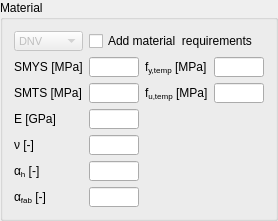
           <widget class="QGroupBox" name="groupBox_12">
            <property name="sizePolicy">
             <sizepolicy hsizetype="Preferred" vsizetype="Preferred">
              <horstretch>0</horstretch>
              <verstretch>0</verstretch>
             </sizepolicy>
            </property>
            <property name="minimumSize">
             <size>
              <width>0</width>
              <height>221</height>
             </size>
            </property>
            <property name="maximumSize">
             <size>
              <width>16777215</width>
              <height>221</height>
             </size>
            </property>
            <property name="font">
             <font>
              <family>Segoe UI</family>
              <pointsize>9</pointsize>
             </font>
            </property>
            <property name="title">
             <string>Material</string>
            </property>
            <property name="flat">
             <bool>true</bool>
            </property>
            <layout class="QGridLayout" name="gridLayout_9">
             <item row="0" column="0">
              <widget class="QComboBox" name="cmb_DNV_material_selection">
               <property name="enabled">
                <bool>false</bool>
               </property>
               <property name="font">
                <font>
                 <family>Segoe UI</family>
                 <pointsize>8</pointsize>
                </font>
               </property>
               <item>
                <property name="text">
                 <string>DNV</string>
                </property>
               </item>
               <item>
                <property name="text">
                 <string>450</string>
                </property>
               </item>
              </widget>
             </item>
             <item row="1" column="0">
              <widget class="QLabel" name="smysL">
               <property name="font">
                <font>
                 <family>Segoe UI</family>
                 <pointsize>9</pointsize>
                 <weight>50</weight>
                 <bold>false</bold>
                </font>
               </property>
               <property name="text">
                <string>SMYS [MPa]</string>
               </property>
               <property name="buddy">
                <cstring>le_SMYS</cstring>
               </property>
              </widget>
             </item>
             <item row="1" column="1">
              <widget class="QLineEdit" name="le_SMYS">
               <property name="sizePolicy">
                <sizepolicy hsizetype="MinimumExpanding" vsizetype="Fixed">
                 <horstretch>0</horstretch>
                 <verstretch>0</verstretch>
                </sizepolicy>
               </property>
               <property name="maximumSize">
                <size>
                 <width>50</width>
                 <height>16777215</height>
                </size>
               </property>
               <property name="font">
                <font>
                 <family>Segoe UI</family>
                 <pointsize>8</pointsize>
                </font>
               </property>
               <property name="statusTip">
                <string>Specified minimum yield stress [MPa]</string>
               </property>
               <property name="inputMethodHints">
                <set>Qt::ImhFormattedNumbersOnly</set>
               </property>
               <property name="text">
                <string/>
               </property>
               <property name="maxLength">
                <number>6</number>
               </property>
               <property name="placeholderText">
                <string notr="true"/>
               </property>
              </widget>
             </item>
             <item row="1" column="2">
              <widget class="QLabel" name="fytempL">
               <property name="font">
                <font>
                 <family>Segoe UI</family>
                 <pointsize>9</pointsize>
                </font>
               </property>
               <property name="text">
                <string>&lt;html&gt;&lt;head/&gt;&lt;body&gt;&lt;p&gt;f&lt;span style=&quot; vertical-align:sub;&quot;&gt;y,temp&lt;/span&gt; [MPa]&lt;/p&gt;&lt;/body&gt;&lt;/html&gt;</string>
               </property>
               <property name="buddy">
                <cstring>le_fytemp</cstring>
               </property>
              </widget>
             </item>
             <item row="1" column="3">
              <widget class="QLineEdit" name="le_fytemp">
               <property name="sizePolicy">
                <sizepolicy hsizetype="MinimumExpanding" vsizetype="Fixed">
                 <horstretch>0</horstretch>
                 <verstretch>0</verstretch>
                </sizepolicy>
               </property>
               <property name="maximumSize">
                <size>
                 <width>50</width>
                 <height>16777215</height>
                </size>
               </property>
               <property name="font">
                <font>
                 <family>Segoe UI</family>
                 <pointsize>8</pointsize>
                </font>
               </property>
               <property name="statusTip">
                <string>Temperature derating for yield stress [MPa]</string>
               </property>
               <property name="inputMethodHints">
                <set>Qt::ImhFormattedNumbersOnly</set>
               </property>
               <property name="text">
                <string/>
               </property>
               <property name="maxLength">
                <number>4</number>
               </property>
               <property name="placeholderText">
                <string notr="true"/>
               </property>
              </widget>
             </item>
             <item row="2" column="0">
              <widget class="QLabel" name="smtsL">
               <property name="font">
                <font>
                 <family>Segoe UI</family>
                 <pointsize>9</pointsize>
                 <weight>50</weight>
                 <bold>false</bold>
                </font>
               </property>
               <property name="text">
                <string>SMTS [MPa]</string>
               </property>
               <property name="buddy">
                <cstring>le_SMTS</cstring>
               </property>
              </widget>
             </item>
             <item row="2" column="1">
              <widget class="QLineEdit" name="le_SMTS">
               <property name="sizePolicy">
                <sizepolicy hsizetype="MinimumExpanding" vsizetype="Fixed">
                 <horstretch>0</horstretch>
                 <verstretch>0</verstretch>
                </sizepolicy>
               </property>
               <property name="maximumSize">
                <size>
                 <width>50</width>
                 <height>16777215</height>
                </size>
               </property>
               <property name="font">
                <font>
                 <family>Segoe UI</family>
                 <pointsize>8</pointsize>
                </font>
               </property>
               <property name="statusTip">
                <string>Specified minimum tensile strength [MPa]</string>
               </property>
               <property name="inputMethodHints">
                <set>Qt::ImhFormattedNumbersOnly</set>
               </property>
               <property name="text">
                <string/>
               </property>
               <property name="maxLength">
                <number>6</number>
               </property>
               <property name="frame">
                <bool>true</bool>
               </property>
               <property name="dragEnabled">
                <bool>false</bool>
               </property>
               <property name="placeholderText">
                <string notr="true"/>
               </property>
               <property name="clearButtonEnabled">
                <bool>false</bool>
               </property>
              </widget>
             </item>
             <item row="2" column="2">
              <widget class="QLabel" name="futempL">
               <property name="font">
                <font>
                 <family>Segoe UI</family>
                 <pointsize>9</pointsize>
                </font>
               </property>
               <property name="text">
                <string>&lt;html&gt;&lt;head/&gt;&lt;body&gt;&lt;p&gt;f&lt;span style=&quot; vertical-align:sub;&quot;&gt;u,temp&lt;/span&gt; [MPa]&lt;/p&gt;&lt;/body&gt;&lt;/html&gt;</string>
               </property>
               <property name="buddy">
                <cstring>le_futemp</cstring>
               </property>
              </widget>
             </item>
             <item row="2" column="3">
              <widget class="QLineEdit" name="le_futemp">
               <property name="sizePolicy">
                <sizepolicy hsizetype="MinimumExpanding" vsizetype="Fixed">
                 <horstretch>0</horstretch>
                 <verstretch>0</verstretch>
                </sizepolicy>
               </property>
               <property name="maximumSize">
                <size>
                 <width>50</width>
                 <height>16777215</height>
                </size>
               </property>
               <property name="font">
                <font>
                 <family>Segoe UI</family>
                 <pointsize>8</pointsize>
                </font>
               </property>
               <property name="statusTip">
                <string>Temperature derating for tensile strength [MPa]</string>
               </property>
               <property name="inputMethodHints">
                <set>Qt::ImhFormattedNumbersOnly</set>
               </property>
               <property name="text">
                <string/>
               </property>
               <property name="maxLength">
                <number>4</number>
               </property>
               <property name="placeholderText">
                <string notr="true"/>
               </property>
              </widget>
             </item>
             <item row="3" column="0">
              <widget class="QLabel" name="EmodL">
               <property name="font">
                <font>
                 <family>Segoe UI</family>
                 <pointsize>9</pointsize>
                </font>
               </property>
               <property name="text">
                <string>E [GPa]</string>
               </property>
               <property name="buddy">
                <cstring>le_E</cstring>
               </property>
              </widget>
             </item>
             <item row="3" column="1">
              <widget class="QLineEdit" name="le_E">
               <property name="sizePolicy">
                <sizepolicy hsizetype="MinimumExpanding" vsizetype="Fixed">
                 <horstretch>0</horstretch>
                 <verstretch>0</verstretch>
                </sizepolicy>
               </property>
               <property name="maximumSize">
                <size>
                 <width>50</width>
                 <height>16777215</height>
                </size>
               </property>
               <property name="font">
                <font>
                 <family>Segoe UI</family>
                 <pointsize>8</pointsize>
                </font>
               </property>
               <property name="statusTip">
                <string>Young's modulus [GPa]</string>
               </property>
               <property name="inputMethodHints">
                <set>Qt::ImhFormattedNumbersOnly</set>
               </property>
               <property name="text">
                <string/>
               </property>
               <property name="maxLength">
                <number>6</number>
               </property>
               <property name="placeholderText">
                <string notr="true"/>
               </property>
              </widget>
             </item>
             <item row="4" column="0">
              <widget class="QLabel" name="nuL">
               <property name="font">
                <font>
                 <family>Segoe UI</family>
                 <pointsize>9</pointsize>
                </font>
               </property>
               <property name="text">
                <string>ν [-]</string>
               </property>
               <property name="buddy">
                <cstring>le_nu</cstring>
               </property>
              </widget>
             </item>
             <item row="4" column="1">
              <widget class="QLineEdit" name="le_nu">
               <property name="sizePolicy">
                <sizepolicy hsizetype="MinimumExpanding" vsizetype="Fixed">
                 <horstretch>0</horstretch>
                 <verstretch>0</verstretch>
                </sizepolicy>
               </property>
               <property name="maximumSize">
                <size>
                 <width>50</width>
                 <height>16777215</height>
                </size>
               </property>
               <property name="font">
                <font>
                 <family>Segoe UI</family>
                 <pointsize>8</pointsize>
                </font>
               </property>
               <property name="statusTip">
                <string>Poisson's ratio</string>
               </property>
               <property name="inputMethodHints">
                <set>Qt::ImhFormattedNumbersOnly</set>
               </property>
               <property name="text">
                <string/>
               </property>
               <property name="maxLength">
                <number>4</number>
               </property>
               <property name="placeholderText">
                <string notr="true"/>
               </property>
              </widget>
             </item>
             <item row="5" column="0">
              <widget class="QLabel" name="ahL">
               <property name="font">
                <font>
                 <family>Segoe UI</family>
                 <pointsize>9</pointsize>
                 <weight>50</weight>
                 <bold>false</bold>
                </font>
               </property>
               <property name="text">
                <string>&lt;html&gt;&lt;head/&gt;&lt;body&gt;&lt;p&gt;α&lt;span style=&quot; vertical-align:sub;&quot;&gt;h&lt;/span&gt; [-]&lt;/p&gt;&lt;/body&gt;&lt;/html&gt;</string>
               </property>
               <property name="buddy">
                <cstring>ah</cstring>
               </property>
              </widget>
             </item>
             <item row="5" column="1">
              <widget class="QLineEdit" name="ah">
               <property name="sizePolicy">
                <sizepolicy hsizetype="MinimumExpanding" vsizetype="Fixed">
                 <horstretch>0</horstretch>
                 <verstretch>0</verstretch>
                </sizepolicy>
               </property>
               <property name="maximumSize">
                <size>
                 <width>50</width>
                 <height>16777215</height>
                </size>
               </property>
               <property name="font">
                <font>
                 <family>Segoe UI</family>
                 <pointsize>8</pointsize>
                </font>
               </property>
               <property name="inputMethodHints">
                <set>Qt::ImhFormattedNumbersOnly</set>
               </property>
               <property name="text">
                <string/>
               </property>
               <property name="maxLength">
                <number>4</number>
               </property>
               <property name="placeholderText">
                <string notr="true"/>
               </property>
              </widget>
             </item>
             <item row="6" column="0">
              <widget class="QLabel" name="afabL">
               <property name="font">
                <font>
                 <family>Segoe UI</family>
                 <pointsize>9</pointsize>
                 <weight>50</weight>
                 <bold>false</bold>
                </font>
               </property>
               <property name="text">
                <string>&lt;html&gt;&lt;head/&gt;&lt;body&gt;&lt;p&gt;α&lt;span style=&quot; vertical-align:sub;&quot;&gt;fab&lt;/span&gt; [-]&lt;/p&gt;&lt;/body&gt;&lt;/html&gt;</string>
               </property>
               <property name="buddy">
                <cstring>le_alpha_fab</cstring>
               </property>
              </widget>
             </item>
             <item row="6" column="1">
              <widget class="QLineEdit" name="le_alpha_fab">
               <property name="sizePolicy">
                <sizepolicy hsizetype="MinimumExpanding" vsizetype="Fixed">
                 <horstretch>0</horstretch>
                 <verstretch>0</verstretch>
                </sizepolicy>
               </property>
               <property name="maximumSize">
                <size>
                 <width>50</width>
                 <height>16777215</height>
                </size>
               </property>
               <property name="font">
                <font>
                 <family>Segoe UI</family>
                 <pointsize>8</pointsize>
                </font>
               </property>
               <property name="inputMethodHints">
                <set>Qt::ImhFormattedNumbersOnly</set>
               </property>
               <property name="text">
                <string/>
               </property>
               <property name="maxLength">
                <number>4</number>
               </property>
               <property name="placeholderText">
                <string notr="true"/>
               </property>
              </widget>
             </item>
             <item row="0" column="1" colspan="3">
              <widget class="QCheckBox" name="cb_AddMaterialReq">
               <property name="font">
                <font>
                 <family>Segoe UI</family>
                 <pointsize>9</pointsize>
                </font>
               </property>
               <property name="text">
                <string>Add material  requirements</string>
               </property>
               <property name="checked">
                <bool>false</bool>
               </property>
               <property name="tristate">
                <bool>false</bool>
               </property>
              </widget>
             </item>
            </layout>
           </widget>
